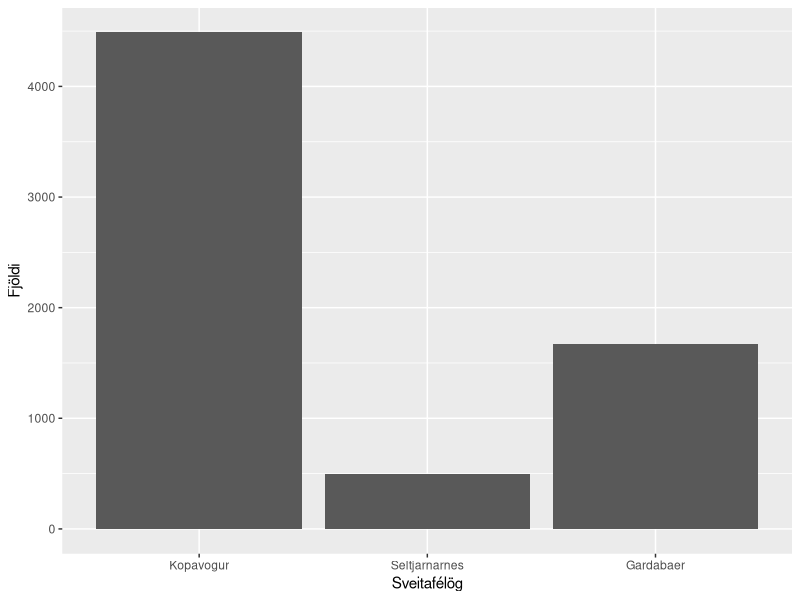
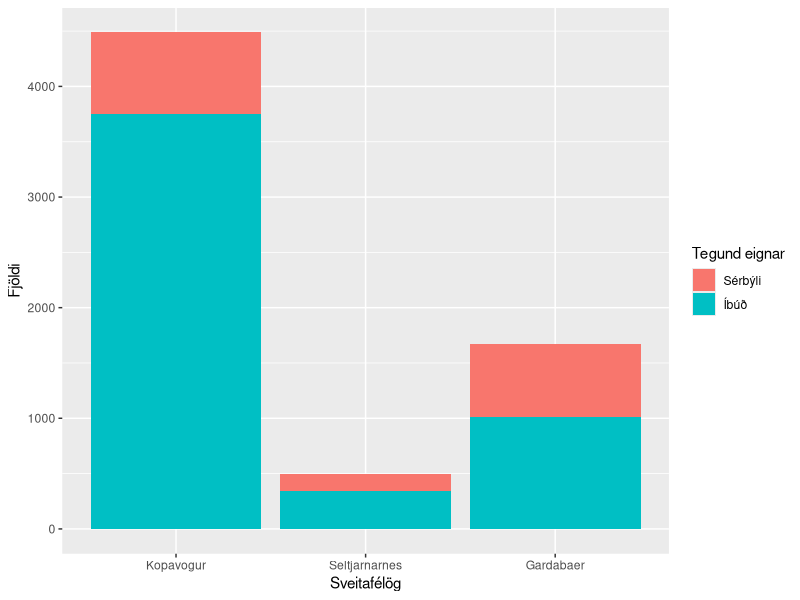
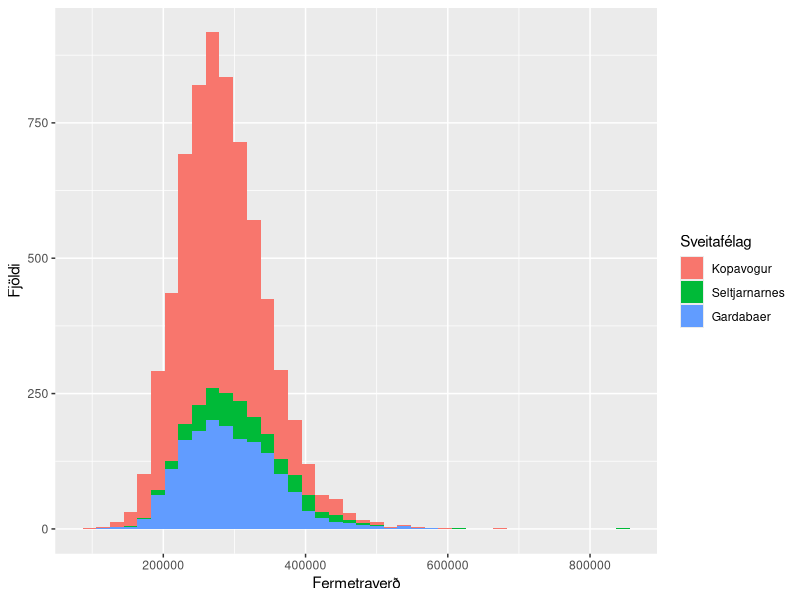
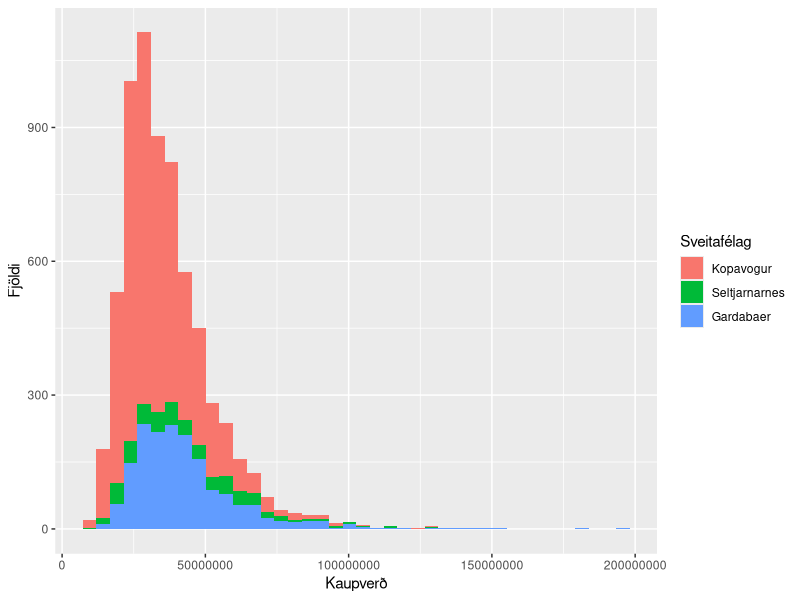
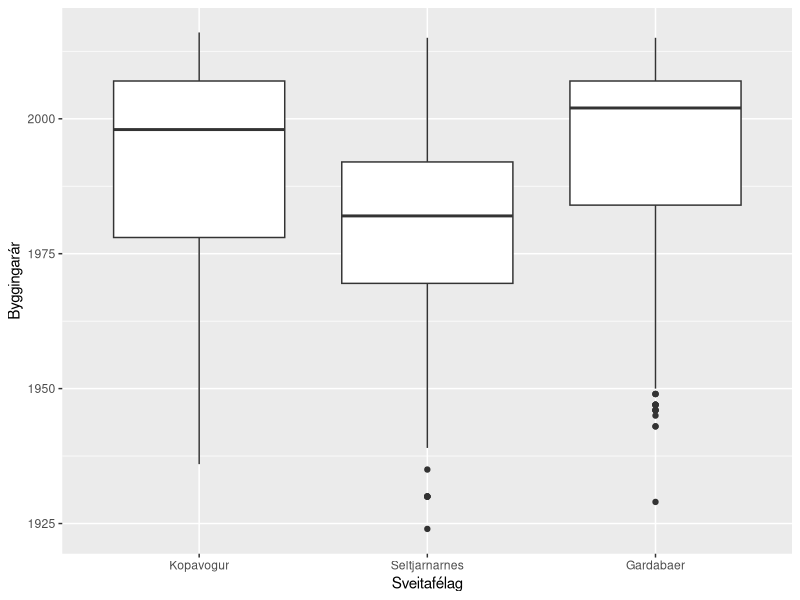
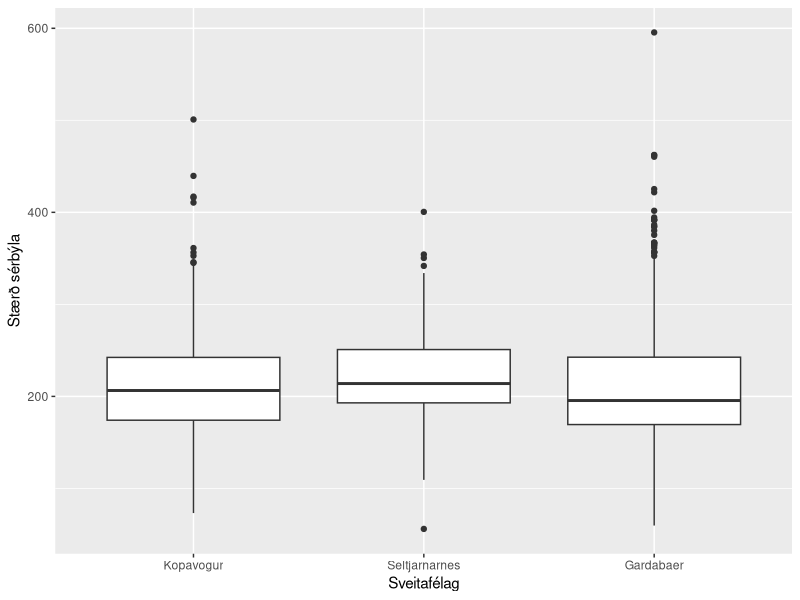
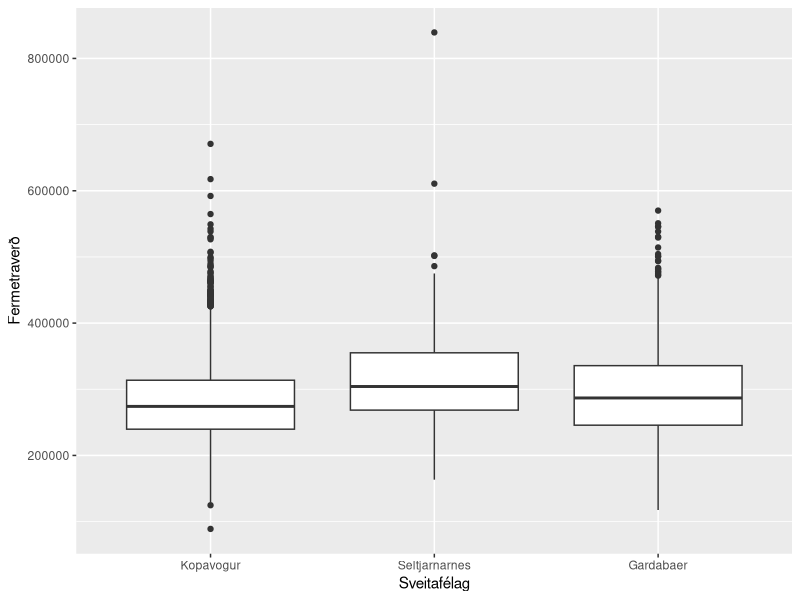
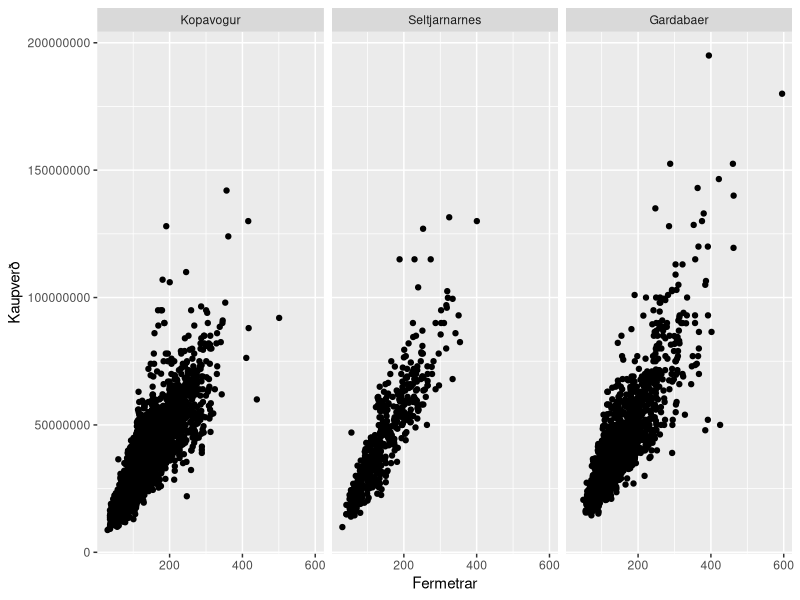

Write the R code that produced these figures, in order.
## ---- chunk 1
knitr::opts_chunk$set(echo = TRUE)
options(warn=-1)
options(scipen=999)
library(utf8)
library(ggplot2)
library(forcats)
library(dplyr)
options(warn=-1)
## ---- chunk 2
ov <- read.table("husnaedisverd_2017.csv", header=TRUE, sep=";")
## ---- chunk 3
ov$kaupverd = ov$kaupverd*1000
## ---- chunk 4
ov$fermetraverd = ov$kaupverd/ov$birtm2
## ---- chunk 5
ov$teg_eign_groft <- forcats::fct_recode(ov$teg_eign, Sérbýli="Einbýlishús", Sérbýli="Parhús", Sérbýli="Raðhús", Íbúð="Íbúðareign")
## ---- chunk 6
sveitarfelag <- c(1000,1100,1300)
eignir <- dplyr::filter(ov, svfn %in% sveitarfelag)
eignir$svfn[eignir$svfn == 1000] = "Kopavogur"
eignir$svfn[eignir$svfn == 1100] = "Seltjarnarnes"
eignir$svfn[eignir$svfn == 1300] = "Gardabaer"
## ---- chunk 7
eignir$svfn = factor(eignir$svfn, levels=c("Kopavogur","Seltjarnarnes","Gardabaer"))
## ---- chunk 8
ggplot(data=eignir, aes(eignir$svfn), na.rm=TRUE) + geom_bar() + labs(x='Sveitafélög', y="Fjöldi")
## ---- chunk 9
ggplot(data=eignir, aes(x=eignir$svfn, fill=eignir$teg_eign_groft), na.rm=TRUE) + geom_bar() + labs(x='Sveitafélög', y= "Fjöldi", fill = "Tegund eignar")
## ---- chunk 10

ggplot(data=eignir, aes(x=eignir$fermetraverd, fill=eignir$svfn)) + geom_histogram(bins=40)  + labs(x='Fermetraverð', y= "Fjöldi", fill = "Sveitafélag") 

ggplot(data=eignir, aes(x=eignir$kaupverd, fill=eignir$svfn)) + geom_histogram(bins=40) + labs(x='Kaupverð', y= "Fjöldi", fill = "Sveitafélag")

## ---- chunk 11
ggplot(eignir,aes(x=svfn,y=byggar)) + geom_boxplot() + xlab('Sveitafélag') + ylab('Byggingarár')
## ---- chunk 12
serbyli = dplyr::filter(eignir, grepl("Sérbýli", eignir$teg_eign_groft))
ggplot(data=serbyli, aes(x=serbyli$svfn, y=serbyli$birtm2)) + geom_boxplot() + xlab('Sveitafélag') + ylab('Stærð sérbýla')
## ---- chunk 13
ggplot(eignir,aes(x=svfn,y=fermetraverd)) + geom_boxplot() + xlab('Sveitafélag') + ylab('Fermetraverð')
## ---- chunk 14
ggplot(data=eignir, aes(birtm2, kaupverd)) + geom_point() + facet_grid(.~svfn) + labs(x='Fermetrar', y= "Kaupverð")
## ---- chunk 15
ggplot(data=ov,aes(x=byggar,y=birtm2)) + geom_point() + labs(x='Byggingarár', y= "Fermetrar")
## ---- chunk 16
medal_fverd_eignir <- mean(eignir$fermetraverd)
stadal_fverd_eignir <- sd(eignir$fermetraverd)
## ---- chunk 17
kop = dplyr::filter(eignir, grepl("Kopavogur", eignir$svfn))
gar = dplyr::filter(eignir, grepl("Gardabaer", eignir$svfn))
nes = dplyr::filter(eignir, grepl("Seltjarnarnes", eignir$svfn))
midgildi_byggar_kop <- median(kop$byggar, na.rm=TRUE)
midgildi_byggar_gar <- median(gar$byggar, na.rm=TRUE)
midgildi_byggar_nes <- median(nes$byggar, na.rm=TRUE)
## ---- chunk 18
badkor <- dplyr::filter(eignir,teg_eign_groft=="Sérbýli",fjbkar==2)
serbyli_2badkor <- nrow(badkor)
## ---- chunk 19
prop.table(table(eignir$teg_eign_groft, eignir$svfn))
table(eignir$teg_eign_groft, eignir$svfn)
## ---- chunk 20
prop.table(table(eignir$teg_eign_groft, eignir$svfn))
## ---- chunk 21
eignir %>%
  group_by(svfn,teg_eign_groft) %>%
  summarise(meðaltal = mean(fermetraverd), miðgildi = median(fermetraverd), staðalfrávik = sd(fermetraverd),fjoldi=n())
## ---- chunk 22
eignir %>%
  group_by(svfn,teg_eign_groft="Sérbýli") %>%
  summarise(meðaltal = mean(birtm2), miðgildi = median(birtm2), staðalfrávik = sd(birtm2))
